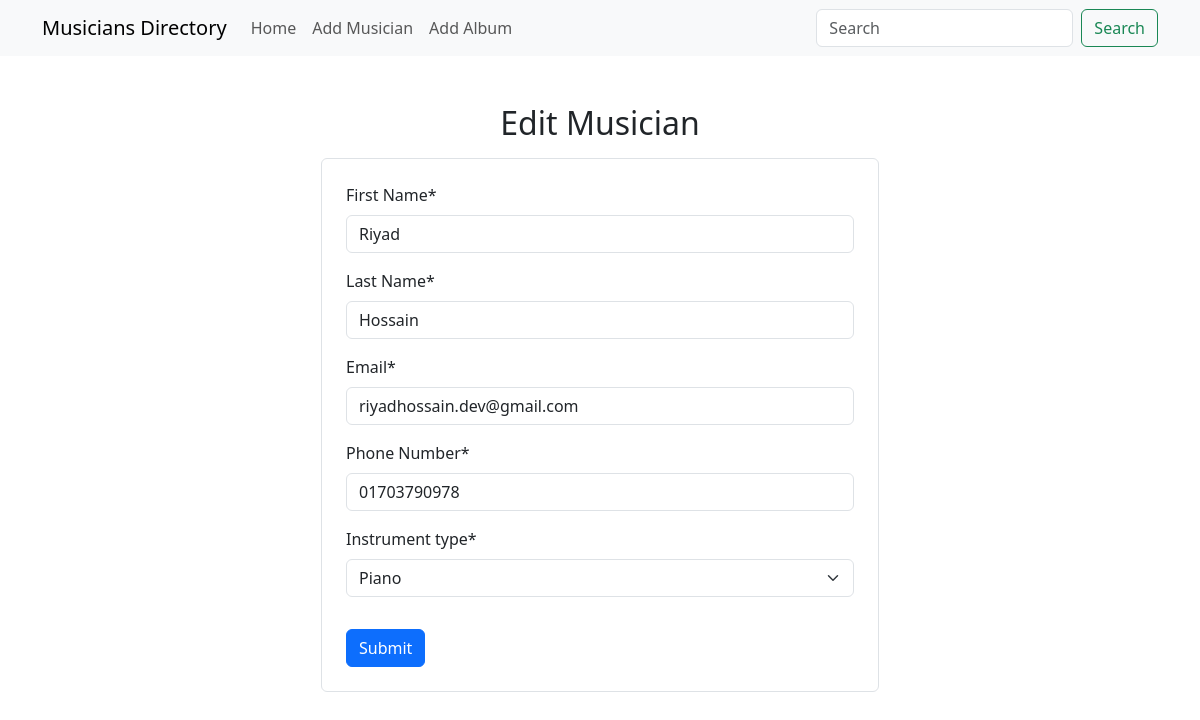
The page /musicians/edit/9 on the database as committed earlier.
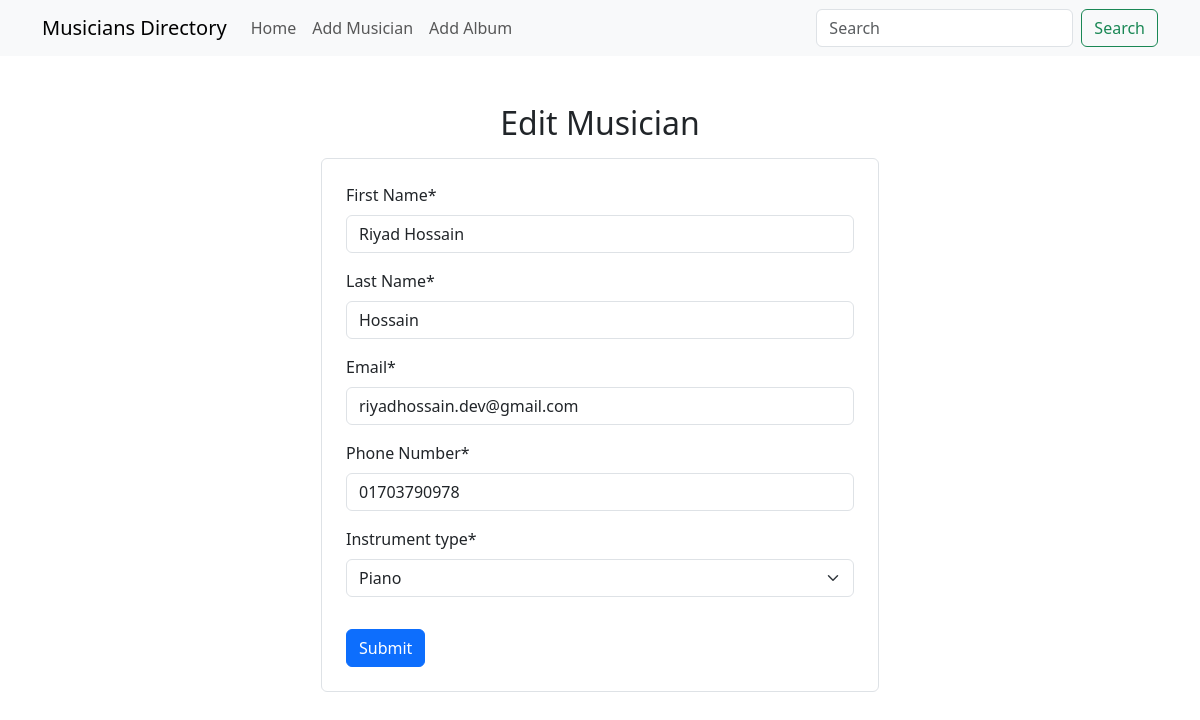
The same page on the database as committed later.
### musicians/models.py (models this page shows, shortened)
class MusicianModel(models.Model):
    first_name = models.CharField(max_length=50, verbose_name="First Name")
    last_name = models.CharField(max_length=50, verbose_name="Last Name")
    email = models.EmailField(max_length=50, verbose_name="Email")
    phone_number =models.CharField(max_length=11, verbose_name="Phone Number")
    INSTRUMENT_CHOICES = [
            ('guitar', 'Guitar'),
            ('piano', 'Piano'),
            ('drums', 'Drums'),
            ('violin', 'Violin'),
            ('flute', 'Flute'),
            ('saxophone', 'Saxophone'),
            ('trumpet', 'Trumpet'),
    ]
    instrument_type = models.CharField(max_length=200, choices=INSTRUMENT_CHOICES)

### musicians/views.py (the view)
# urls.py: path('edit/<int:id>', views.Edit_Musician.as_view(), name='edit_musician_page')
class Edit_Musician(UpdateView):
    model = MusicianModel
    form_class = MusicianForm
    pk_url_kwarg = 'id'
    template_name = 'edit_musician.html'
    success_url = reverse_lazy('homepage')

### musicians/forms.py
class MusicianForm(ModelForm):
    class Meta:
        model = MusicianModel
        fields = "__all__"

### musicians/templates/edit_musician.html (shortened to what this page needs)
{% extends "base.html" %}
{% load crispy_forms_tags %}
{% block content %}
    <h2 class="mb-3 text-center">Edit Musician</h2>
    <div class="mx-auto w-50 border rounded p-4">
        <form action="" method="post">
            {{form|crispy}}
            <input class="mt-3 btn btn-primary" type="submit" value="Submit">
        </form>
    </div>
{% endblock content %}

Rows that differ between the two databases and show on the page:
changed MusicianModel "Hossain": first_name "Riyad" → "Riyad Hossain"
